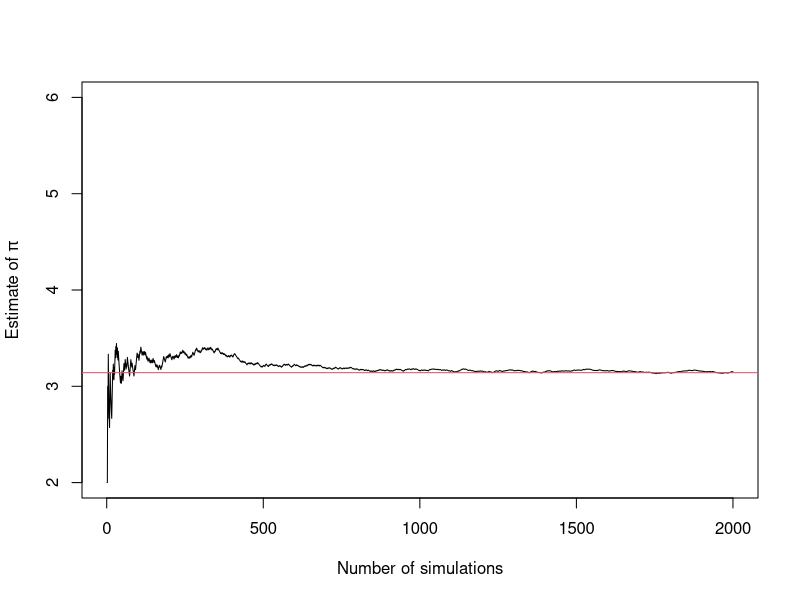
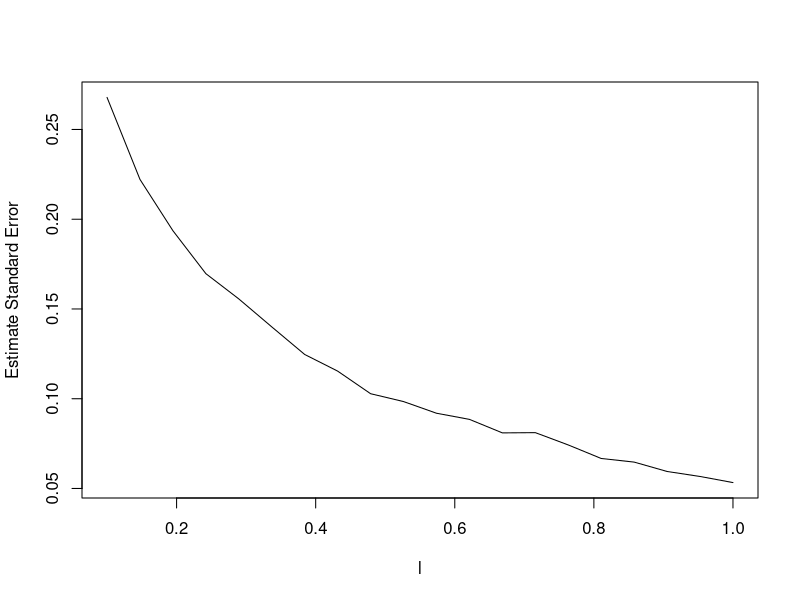

Here is the R script that generated these plots, in order:
###############
# Q3 a)
# set d = 1 and ell = 1 for example

buffon=function(n, d=1, ell=1, make.plot=TRUE) {
  #### runif is uniform random sampling
  x=runif(n,0,d) # generate samples of x
  theta=runif(n,0,pi) # generate samples of theta
  
  #### issue with experiment, need pi to generate samples of theta but we're
  #### trying to estimate pi so it's a bit backward
  
  
  L=sin(theta)
  int=(ell*L)>x # determine samplesd x values with correspond to an intersection
  C=cumsum(int) # calculate counts of intersection for each value of n
  
  if (make.plot) {
    plot(1:n, (1:n)*2*ell/(d*C), type="l", xlab="Number of simulations",
         ylab=expression(paste("Estimate of ", pi)), ylim=c(2,6))
    abline(pi, 0, col=2)
  }
  return(n*2*ell/(d*C[n]))
}

buffon(2000)

###############
# Q3 b) in one note

# Q3 c)

out = rep(NA, 1000)
n=2000
ell.seq=seq(0.1, 1, length=20)
sd.out=rep(NA, length(ell.seq))
for (j in 1:length(ell.seq)) {
  for (i in 1:1000) {
    out[i]=buffon(n, ell=ell.seq[j], make.plot = F)
    sd.out[j]=sd(out)
  }
}
plot(ell.seq, sd.out, xlab = "l", ylab = "Estimate Standard Error", type="l")
